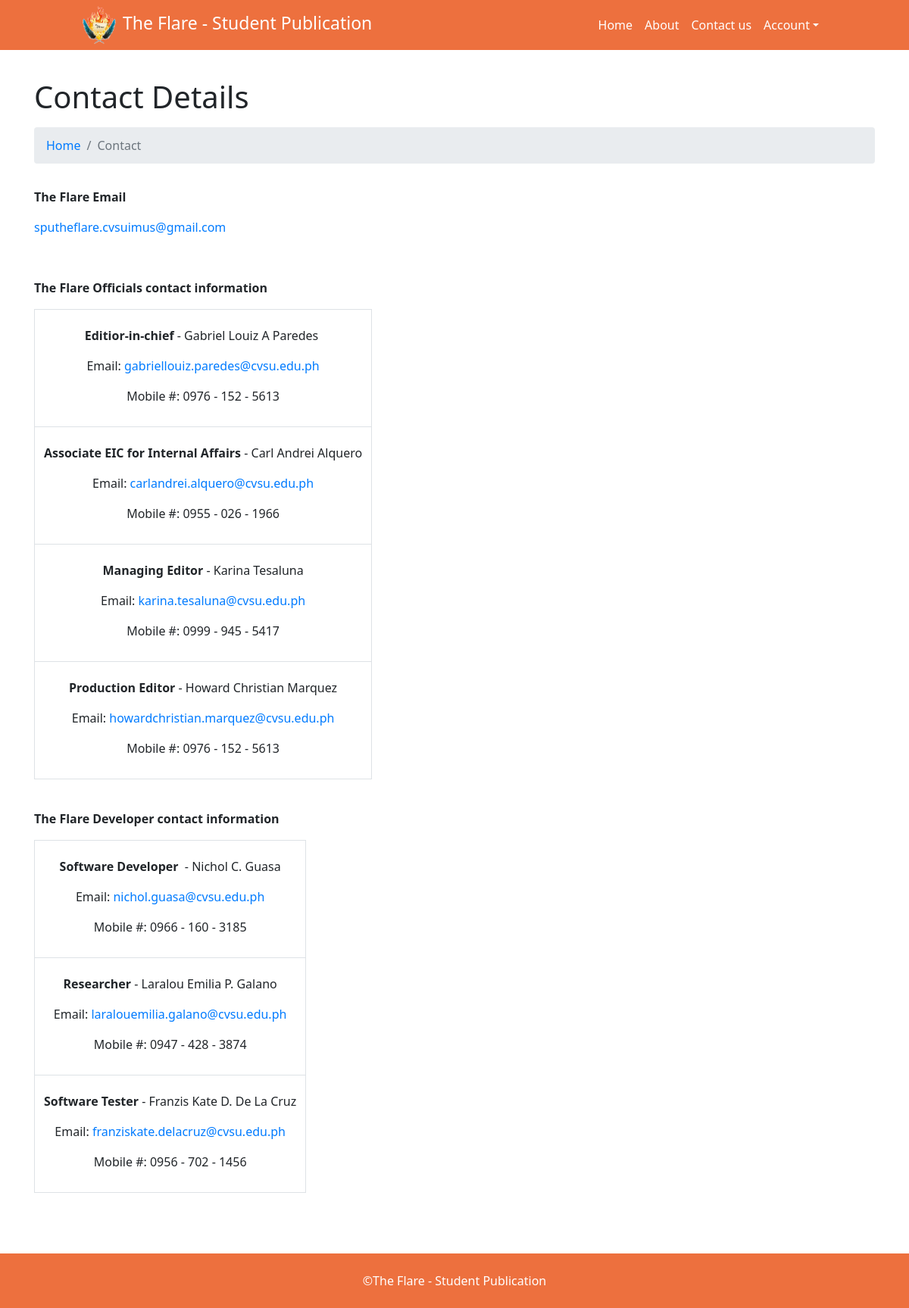
/contact-us.php (signed in), run on the app's committed database.
### tables this page shows
CREATE TABLE `tblpages` (
  `id` int(11) NOT NULL,
  `PageName` varchar(200) DEFAULT NULL,
  `PageTitle` mediumtext DEFAULT NULL,
  `Description` longtext DEFAULT NULL,
  `PostingDate` timestamp NULL DEFAULT current_timestamp(),
  `UpdationDate` timestamp NULL DEFAULT NULL ON UPDATE current_timestamp()
);

### contact-us.php (the view, shortened to what this page needs)
<?php
include('includes/config.php');
if (isset($_SESSION['uid']) && isset($_SESSION['uname']) && isset($_SESSION['email'])) {
?>
  <!DOCTYPE html>
  <html lang="en">
  <head>
    <link href="vendor/bootstrap/css/bootstrap.min.css" rel="stylesheet">
    <link href="css/main.css" rel="stylesheet">
  </head>
  <body>
    <?php include('includes/header.php'); ?>
    <div class="container" style="margin-top: 4%">
      <?php
      $pagetype = 'contactus';
      $query = mysqli_query($con, "select PageTitle,Description from tblpages where PageName='$pagetype'");
      while ($row = mysqli_fetch_array($query)) {
      ?>
        <h1 class="mt-4 mb-3"><?php echo htmlentities($row['PageTitle']) ?>
        </h1>
        <ol class="breadcrumb">
          <li class="breadcrumb-item">
            <a href="home.php">Home</a>
          </li>
          <li class="breadcrumb-item active">Contact</li>
        </ol>
        <div class="row">
          <div class="col-md-12">
            <p><?php echo $row['Description']; ?></p>
          </div>
        </div>
      <?php } ?>
    </div>
    <?php include('includes/footer.php'); ?>
  </body>
  </html>
<?php
} else {
  header("Location: index.php");
  exit();
}
?>

### css/main.css (style rules this page uses)
* { font-family: 'Segoe UI', Tahoma, Geneva, Verdana, sans-serif; }
body { padding-top: 54px; }
@media (min-width: 992px) { body { padding-top: 56px; } }

### data on the page
tblpages: PageTitle "Contact Details", Description "The Flare Email sputheflare.cvsuimus@gmail.com The Flare Officials contact information Editior-in-chief - Gabriel Louiz A Paredes Email: gabriellouiz.paredes@cvsu.edu.ph Mobile #: 0976 - 152 - 5613 Associate EIC for Internal Affairs - Carl Andrei Alquero Email: carlandrei.alquero@cvsu.edu.ph Mobile #: 0955 - 026 - 1966 Managing Editor - Karina Tesaluna Email: karina.tesaluna@cvsu.edu.ph Mobile #: 0999 - 945 - 5417 Production Editor - Howard Christian Marquez Email: howardchristian.marquez@cvsu.edu.ph Mobile #: 0976 - 152 - 5613 The Flare Developer contact information Software Developer - Nichol C. Guasa Email: nichol.guasa@cvsu.edu.ph Mobile #: 0966 - 160 - 3185 Researcher - Laralou Emilia…"
